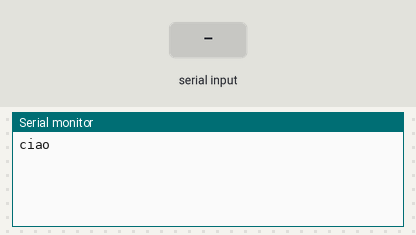
The sketch below on a simulated Arduino Uno, built with avr-gcc and run on an emulated ATmega328P. Shown: the last lines printed to the serial monitor. The test bench sets the inputs (shaded band).

Above: at 1.2 s.
1.3 s: "1\n" received over Serial
At 1.9 s:
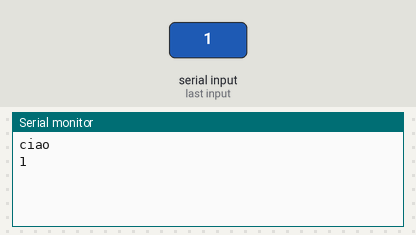
2.8 s: "0\n" received over Serial
At 4.0 s:
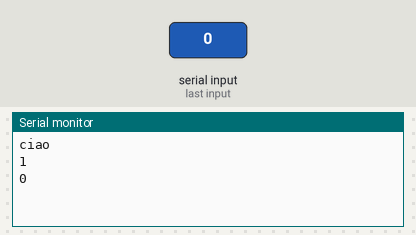
4.3 s: "2\n" received over Serial
At 5.3 s:
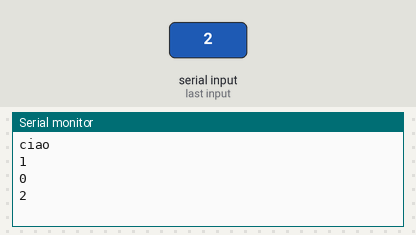

The sketch:

step7_serialecho.ino
```cpp
void setup()
{
  Serial.begin(115200);
  Serial.println("ciao");
}

// Serial Monitor VS Code extension

void loop()
{
  while (!Serial.available()); // Wait for input
  String name = Serial.readStringUntil('\n');
  Serial.println(name);
}
```

Measured:
- after the input at 1.3 s, the serial monitor: prints a new line at once (image 1)
- after the input at 2.8 s, the serial monitor: prints a new line at once (image 2)
- after the input at 4.3 s, the serial monitor: prints a new line at once (image 3)
